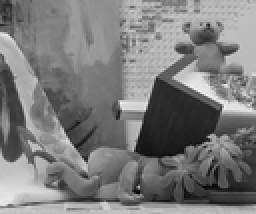
%> input picture CS4442 - Artificial Intelligence II/Asn 3/Images/ForExtraCreditStereo/teddy-left.pgm, 128 x 107 px, shrunk from 450 x 375 before the run (shown 2 times larger)
$ octave P7.m   (GNU Octave 9; MATLAB toolbox functions it lacks are replaced by stand-ins)
%> lines starting %> are read from the running program, lines starting %| are printed output that depends on the picture
### CS4442 - Artificial Intelligence II/Asn 3/P7/stereoCorrespondence.m
function [ disp ] = stereoCorrespondence(left,right,wSize,maxDisp)

    bestDisparity = zeros(size(left));
    bestWindCost  = Inf(size(left));

    o = floor(wSize/2);
    w = size(left,1);
    h = size(left,2);

    for d = 1:maxDisp
        % Pad with zeros on left side and
        % Compute absolute difference at disparity d
        ad = [zeros(size(left,1), d), abs(left(:,(1+d):end) - right(:,1:end-d))];


        % compute integral image
        int = integralImage(ad);
        %int = padarray(int,[w w]);

        for r = 1:size(left,1)
            for c = 1:size(left,2)
                currentCost = ...
                      int(min(w, r+o+1), min(h, c+o+1))... % bottom right
                    + int(max(2, r+1-o), max(2, c+1-o))... % top left
                    - int(max(2, r+1-o), min(h, c+o+1))... % top right
                    - int(min(w, r+o+1), max(2, c+1-o));   % bottom left

                if (currentCost < bestWindCost(r,c))
                    bestWindCost(r,c) = currentCost;
                    bestDisparity(r,c) = d;
                end
            end
        end
    end

    disp = bestDisparity;

end

### CS4442 - Artificial Intelligence II/Asn 3/P7/P7.m
im = {'teddy-left.pgm', 'teddy-right.pgm';
      'venus-left.pgm', 'venus-right.pgm';
      'tsukuba-left.pgm', 'tsukuba-right.pgm'};

  close all;

for i = 1:size(im,1)
    imL = imread(im{i,1});
%> imL is the input picture: size 107x128 uint8; min 1, max 242, mean 123.5
    imR = imread(im{i,2});
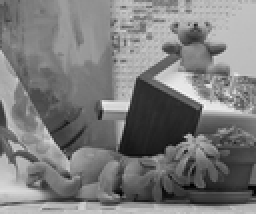
%> input picture CS4442 - Artificial Intelligence II/Asn 3/Images/ForExtraCreditStereo/teddy-right.pgm, 128 x 107 px, shrunk from 450 x 375 before the run (shown 2 times larger)
%> imR is the input picture: size 107x128 uint8; min 0, max 245, mean 123.8

    figure;
    subplot(1,3,1);
    subimage(imL);
    subplot(1,3,2);
    subimage(imR);

     disp = stereoCorrespondence(imL, imR, 3, 25);
%> the loop in stereoCorrespondence, `for d = 1:maxDisp` made 25 passes
%> pass 1, in stereoCorrespondence, `ad = [zeros(size(left,1), d), abs(left(:,(1+d):end) - right(:,1:end-d)..`:
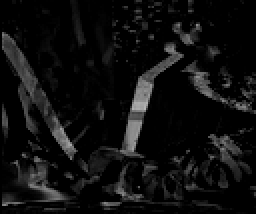
%> ad: size 107x128 uint8 (shown 2 times larger); min 0, max 181, mean 15
%> pass 1, in stereoCorrespondence, `int = integralImage(ad);`:
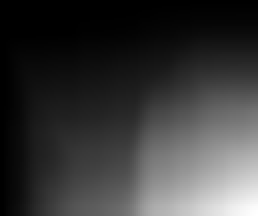
%> int: size 108x129 double (shown 2 times larger); min 0, max 205274, mean 46054.5; drawn with min black and max white
%> pass 2, in stereoCorrespondence, `ad = [zeros(size(left,1), d), abs(left(:,(1+d):end) - right(:,1:end-d)..`:
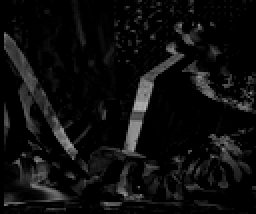
%> ad: size 107x128 uint8 (shown 2 times larger); min 0, max 180, mean 13.9
%> after the loop in stereoCorrespondence, `for d = 1:maxDisp`:
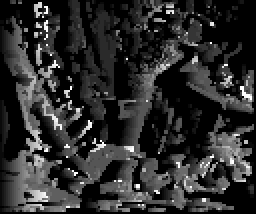
%> bestDisparity: size 107x128 double (shown 2 times larger); min 1, max 25, mean 5.3; drawn with min black and max white
%> after the loop in stereoCorrespondence, `for d = 1:maxDisp`:
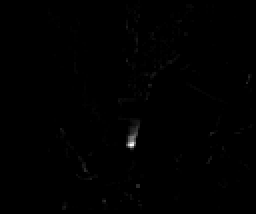
%> bestWindCost: size 107x128 double (shown 2 times larger); min 0, max 255, mean 0.7
%    disp = stereoCorrespondence(imL, imR, 11, 50);

%> (the run ends here)
